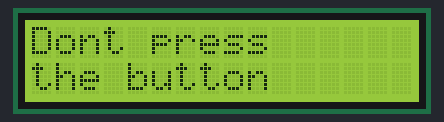
This sketch was run on a simulated Arduino Uno, built with avr-gcc and run on an emulated ATmega328P. On the bench: 16×2 character LCD.

Above: at 0.1 s.
At 1.1 s:
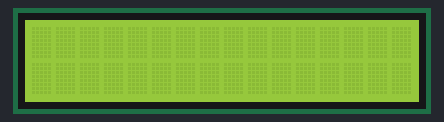

Measured:
- what the display in image 1 shows lasts 1.0 s, from 1.1 s to 2.1 s

The sketch:

Display_Sketch.ino
```cpp
#include <Wire.h>
#include <LiquidCrystal_I2C.h>

LiquidCrystal_I2C lcd(0x27, 16, 2);

void setup() {
  Wire.begin();
  lcd.begin(16, 2);
  lcd.clear();
  lcd.backlight();
}

void loop() {
  lcd.setCursor(0, 0);
  lcd.print("Dont press");
  lcd.setCursor(0, 1);
  lcd.print("the button");
  delay(1000);
  lcd.clear();
  delay(1000);
}
```
